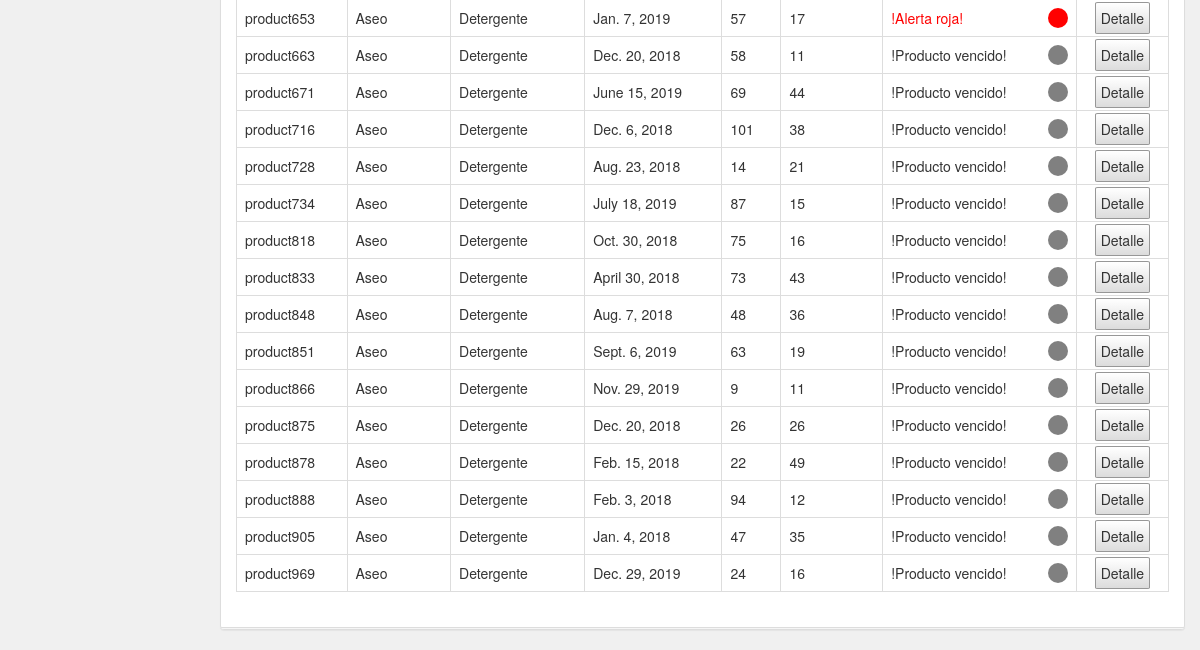
Page /catalog/subcategory/4 (signed in, lower part) on the earlier database version.
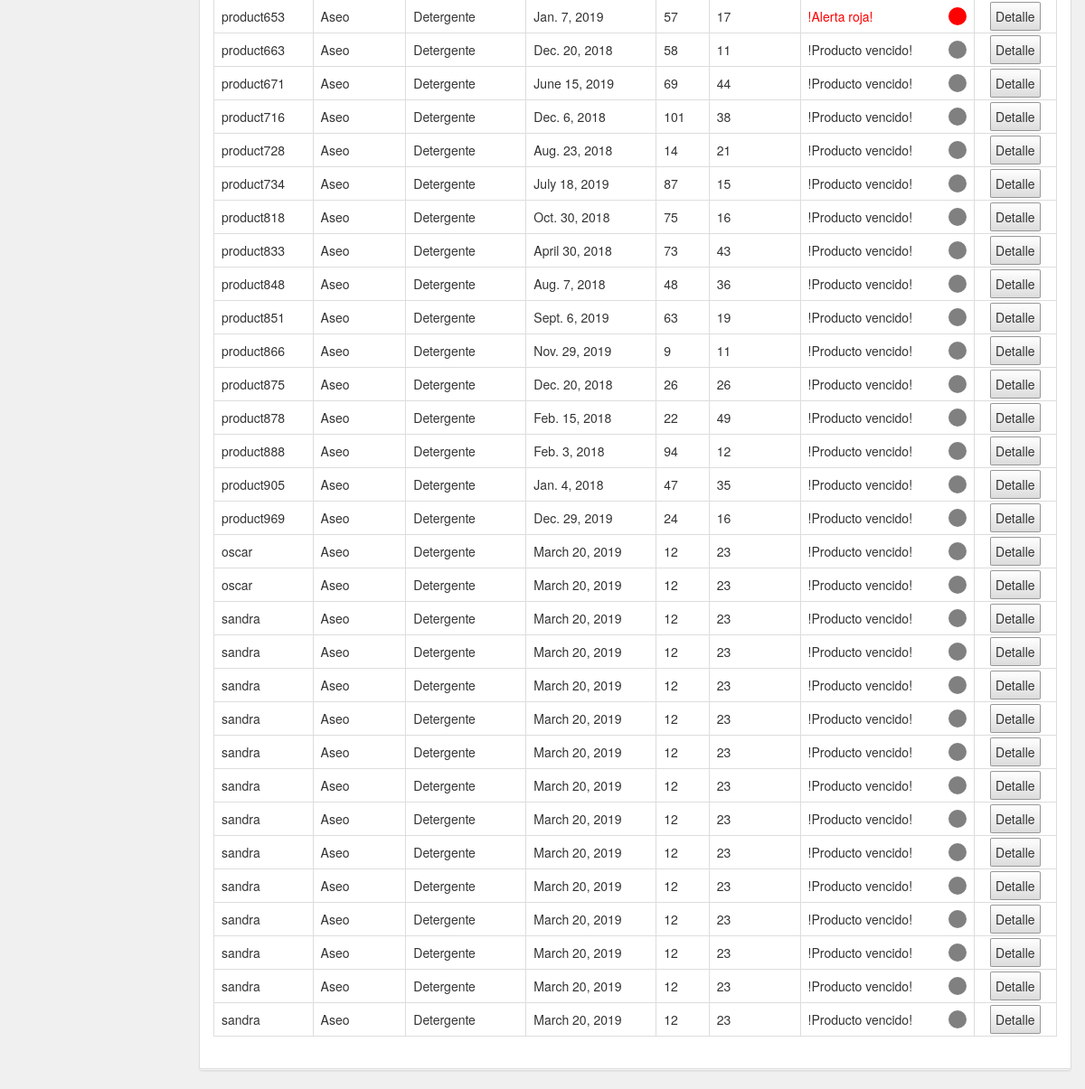
Same page on the later database version.
### catalog/models.py (models this page shows, shortened)
class Product(models.Model):
    RED_ALERT    = 'red_alert'
    YELLOW_ALERT = 'yellow_alert'
    EXPIRED_PRODUCT = 'vencido'
    name = models.CharField(max_length=200, help_text="Nombre del producto")
    date = models.DateField(max_length=256, help_text="Fecha de fabricación")
    expiration_date = models.DateField(max_length=256, help_text="Fecha de vencimiento")
    lot = models.CharField(max_length=200, help_text="Lote del producto")
    units = models.PositiveIntegerField(help_text="Cantidad recibida")
    category = models.ForeignKey('Category', on_delete=models.SET_NULL, null=True)
    sub_category = models.ForeignKey('SubCategory', on_delete=models.SET_NULL, null=True)
    @property
    def alert(self):
        expiration_red = self.expiration_date - timedelta(days=30)
        expiration_yellow = self.expiration_date - timedelta(days=60)
        current_date = datetime.datetime.now().date()
        if current_date >= self.expiration_date:
            return self.EXPIRED_PRODUCT
        elif current_date >= expiration_red:
            return self.RED_ALERT
        elif current_date >= expiration_yellow:
            return self.YELLOW_ALERT

class Category(models.Model):
    name = models.CharField(
        max_length=200,
        help_text="Ingresa la categoría"
        )
    def __str__(self):
        return self.name

class SubCategory(models.Model):
    name = models.CharField(max_length=200, help_text="Ingresa la sub-categoría")
    category = models.ForeignKey('Category', on_delete=models.SET_NULL, null=True)

### catalog/views.py (the view)
# urls.py: path('subcategory/<int:sub_category_id>',views.products_subcategory,name='products_subcategory'),
@login_required
def products_subcategory(request, sub_category_id):
	subcategory = SubCategory.objects.get(pk=sub_category_id)
	subcategory_all_products=subcategory.product_set.all()
	context = {
		'subcategory_all_products': subcategory_all_products,
		'subcategory': subcategory,
	}
	return render(request, 'catalog/products_subcategory.html', context=context)

### catalog/templates/catalog/products_subcategory.html (shortened to what this page needs)
{% extends "base_generic.html" %}
{% block content %}
<div class="col-md-12">
  <div class="panel panel-default panel-table">
    <div class="panel-body" style="">
      <table id="table1" class="table table-bordered ">
        <tbody>
          {% for product in subcategory_all_products %}
          <tr class="">
            <td>{{ product.name }}</td>
            <td>{{ product.category }}</td>
            <td>{{ subcategory.name}}</td>
            <td>{{ product.expiration_date}}</td>
            <td>{{ product.lot}}</td>
            <td>{{ product.units}}</td>
            {% if product.alert == "red_alert" %}
            <td style="color: red">
              !Alerta roja!
              <div style="float:right; width: 20px; height: 20px; background: red;border-radius: 50%;"></div>
            </td>
            {% elif product.alert == "yellow_alert" %}
              <td style="color: #FFA100">
                !Alerta amarilla!
                <div style="float:right; width: 20px; height: 20px; background: #FFA100;border-radius: 50%;"></div>
              </td>
            {% else %}
            <td>
              !Producto vencido!
               <div style="float:right; width: 20px; height: 20px; background: gray;border-radius: 50%;"></div>
            </td>
            {% endif %}
            <td align="center">
              <a href="{% url 'catalog:product_detalle' product.id %}"
              style="color: #333 !important; padding: 5px;border-radius: 5%;
    border: 1px solid #979797;
    background-color: white;
    background: -webkit-gradient(linear, left top, left bottom, color-stop(0%, #fff), color-stop(100%, #dcdcdc));
    background: -webkit-linear-gradient(top, #fff 0%, #dcdcdc 100%);
    background: -moz-linear-gradient(top, #fff 0%, #dcdcdc 100%);
    background: -ms-linear-gradient(top, #fff 0%, #dcdcdc 100%);
    background: -o-linear-gradient(top, #fff 0%, #dcdcdc 100%);
    background: linear-gradient(to bottom, #fff 0%, #dcdcdc 100%);">
                Detalle
              </a>
            </td>
          </tr>
          {% endfor %}
        </tbody>
      </table>
    </div>
    <div class="panel-footer">
      <div class="row">
        <div class="col col-xs-4">
        </div>
        <div class="col col-xs-8">
        </div>
      </div>
    </div>
  </div>
</div>
{% endblock %}

### catalog/templates/base_generic.html (shortened to what this page needs)
<!DOCTYPE html>
<html lang="en">
<head>
  <link href="//maxcdn.bootstrapcdn.com/bootstrap/3.3.0/css/bootstrap.min.css" rel="stylesheet" id="bootstrap-css">
  <link rel="stylesheet" type="text/css" href="https://cdn.datatables.net/1.10.19/css/jquery.dataTables.min.css">
  <link href="https://cdnjs.cloudflare.com/ajax/libs/font-awesome/4.4.0/css/font-awesome.min.css" rel='stylesheet' type='text/css'>
  {% load static %}
  <link rel="stylesheet" href="{% static 'css/style.css' %}">
</head>
<body style="background: #F0F0F0">
    <div class="row">
        <div class="col-sm-10 ">
          {% block content %}{% endblock %}
        </div>
      </div>
    </body>
    </html>

### catalog/templates/catalog/products_subcategory.html (style rules this page uses)
.panel-footer { padding: 0px 15px !important; }

### catalog/templates/base_generic.html (style rules this page uses)
body,html { height: 100%; }

Differences in the rows shown:
added Product: name "oscar", category "Aseo", {{ subcategory.name }} "Detergente", expiration_date "March 20, 2019", lot "12", units "23", shows "!Producto vencido!"
added Product: name "oscar", category "Aseo", {{ subcategory.name }} "Detergente", expiration_date "March 20, 2019", lot "12", units "23", shows "!Producto vencido!"
added Product: name "sandra", category "Aseo", {{ subcategory.name }} "Detergente", expiration_date "March 20, 2019", lot "12", units "23", shows "!Producto vencido!"
added Product: name "sandra", category "Aseo", {{ subcategory.name }} "Detergente", expiration_date "March 20, 2019", lot "12", units "23", shows "!Producto vencido!"
added Product: name "sandra", category "Aseo", {{ subcategory.name }} "Detergente", expiration_date "March 20, 2019", lot "12", units "23", shows "!Producto vencido!"
added Product: name "sandra", category "Aseo", {{ subcategory.name }} "Detergente", expiration_date "March 20, 2019", lot "12", units "23", shows "!Producto vencido!"
added Product: name "sandra", category "Aseo", {{ subcategory.name }} "Detergente", expiration_date "March 20, 2019", lot "12", units "23", shows "!Producto vencido!"
added Product: name "sandra", category "Aseo", {{ subcategory.name }} "Detergente", expiration_date "March 20, 2019", lot "12", units "23", shows "!Producto vencido!"
added Product: name "sandra", category "Aseo", {{ subcategory.name }} "Detergente", expiration_date "March 20, 2019", lot "12", units "23", shows "!Producto vencido!"
added Product: name "sandra", category "Aseo", {{ subcategory.name }} "Detergente", expiration_date "March 20, 2019", lot "12", units "23", shows "!Producto vencido!"
added Product: name "sandra", category "Aseo", {{ subcategory.name }} "Detergente", expiration_date "March 20, 2019", lot "12", units "23", shows "!Producto vencido!"
added Product: name "sandra", category "Aseo", {{ subcategory.name }} "Detergente", expiration_date "March 20, 2019", lot "12", units "23", shows "!Producto vencido!"
added Product: name "sandra", category "Aseo", {{ subcategory.name }} "Detergente", expiration_date "March 20, 2019", lot "12", units "23", shows "!Producto vencido!"
added Product: name "sandra", category "Aseo", {{ subcategory.name }} "Detergente", expiration_date "March 20, 2019", lot "12", units "23", shows "!Producto vencido!"
added Product: name "sandra", category "Aseo", {{ subcategory.name }} "Detergente", expiration_date "March 20, 2019", lot "12", units "23", shows "!Producto vencido!"
